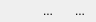
<ui version="4.0" >
 <class>StatusBarWidget</class>
 <widget class="QWidget" name="StatusBarWidget" >
  <property name="geometry" >
   <rect>
    <x>0</x>
    <y>0</y>
    <width>96</width>
    <height>22</height>
   </rect>
  </property>
  <property name="sizePolicy" >
   <sizepolicy>
    <hsizetype>0</hsizetype>
    <vsizetype>0</vsizetype>
    <horstretch>0</horstretch>
    <verstretch>0</verstretch>
   </sizepolicy>
  </property>
  <layout class="QHBoxLayout" >
   <property name="margin" >
    <number>0</number>
   </property>
   <property name="spacing" >
    <number>0</number>
   </property>
   <item>
    <widget class="QLabel" name="sipLabel" >
     <property name="sizePolicy" >
      <sizepolicy>
       <hsizetype>0</hsizetype>
       <vsizetype>1</vsizetype>
       <horstretch>0</horstretch>
       <verstretch>0</verstretch>
      </sizepolicy>
     </property>
     <property name="minimumSize" >
      <size>
       <width>32</width>
       <height>0</height>
      </size>
     </property>
     <property name="maximumSize" >
      <size>
       <width>32</width>
       <height>16777215</height>
      </size>
     </property>
     <property name="text" >
      <string/>
     </property>
     <property name="pixmap" >
      <pixmap resource="../../../../resources/wengophone.qrc" >:/pics/statusbar/network_status_error.png</pixmap>
     </property>
     <property name="alignment" >
      <set>Qt::AlignCenter</set>
     </property>
    </widget>
   </item>
   <item>
    <widget class="QToolButton" name="audioOutputButton" >
     <property name="minimumSize" >
      <size>
       <width>32</width>
       <height>22</height>
      </size>
     </property>
     <property name="maximumSize" >
      <size>
       <width>32</width>
       <height>22</height>
      </size>
     </property>
     <property name="text" >
      <string>...</string>
     </property>
     <property name="icon" >
      <iconset resource="../../../../resources/wengophone.qrc" >:/pics/statusbar/output_volume_ok.png</iconset>
     </property>
     <property name="iconSize" >
      <size>
       <width>22</width>
       <height>22</height>
      </size>
     </property>
     <property name="checkable" >
      <bool>true</bool>
     </property>
     <property name="autoRaise" >
      <bool>true</bool>
     </property>
    </widget>
   </item>
   <item>
    <widget class="QToolButton" name="audioInputButton" >
     <property name="minimumSize" >
      <size>
       <width>32</width>
       <height>22</height>
      </size>
     </property>
     <property name="maximumSize" >
      <size>
       <width>32</width>
       <height>22</height>
      </size>
     </property>
     <property name="text" >
      <string>...</string>
     </property>
     <property name="icon" >
      <iconset resource="../../../../resources/wengophone.qrc" >:/pics/statusbar/input_volume_ok.png</iconset>
     </property>
     <property name="iconSize" >
      <size>
       <width>22</width>
       <height>22</height>
      </size>
     </property>
     <property name="checkable" >
      <bool>true</bool>
     </property>
     <property name="autoRaise" >
      <bool>true</bool>
     </property>
    </widget>
   </item>
  </layout>
 </widget>
 <resources>
  <include location="../../../../resources/wengophone.qrc" />
 </resources>
 <connections/>
</ui>
